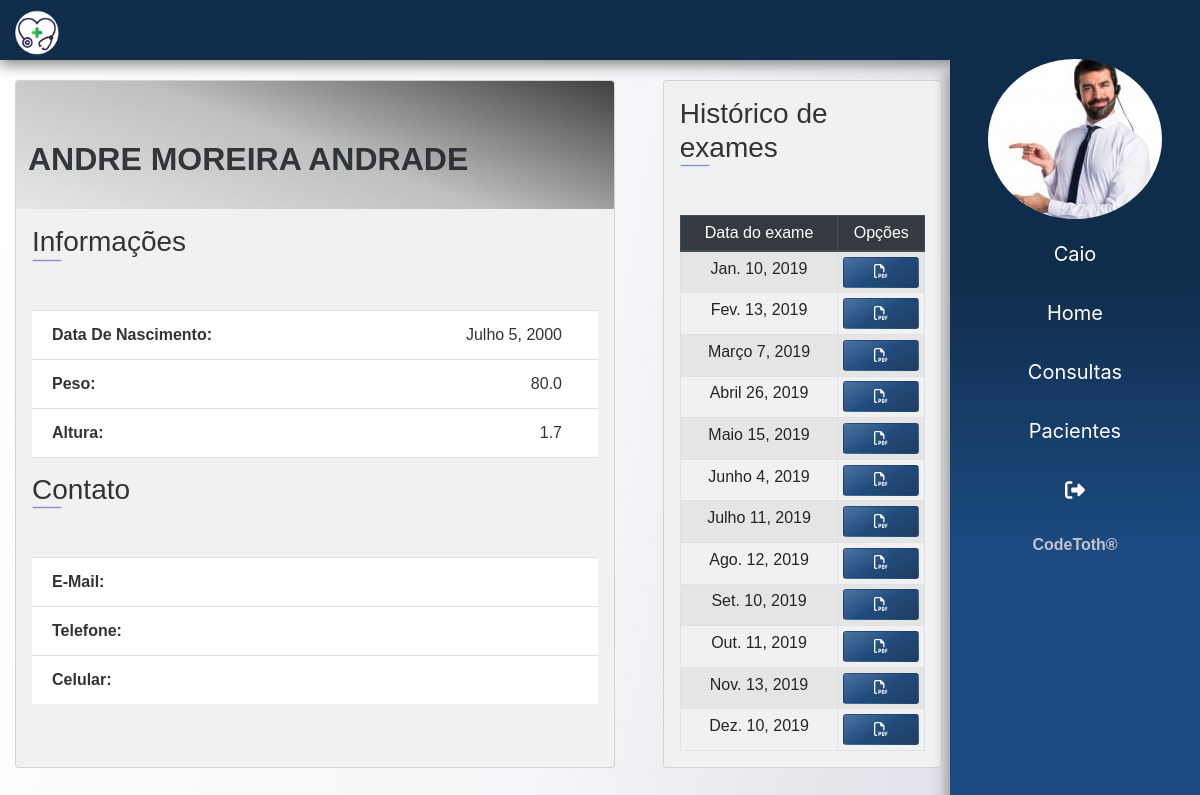
The page /pacientes/paciente/3 (signed in) on the database as committed earlier.
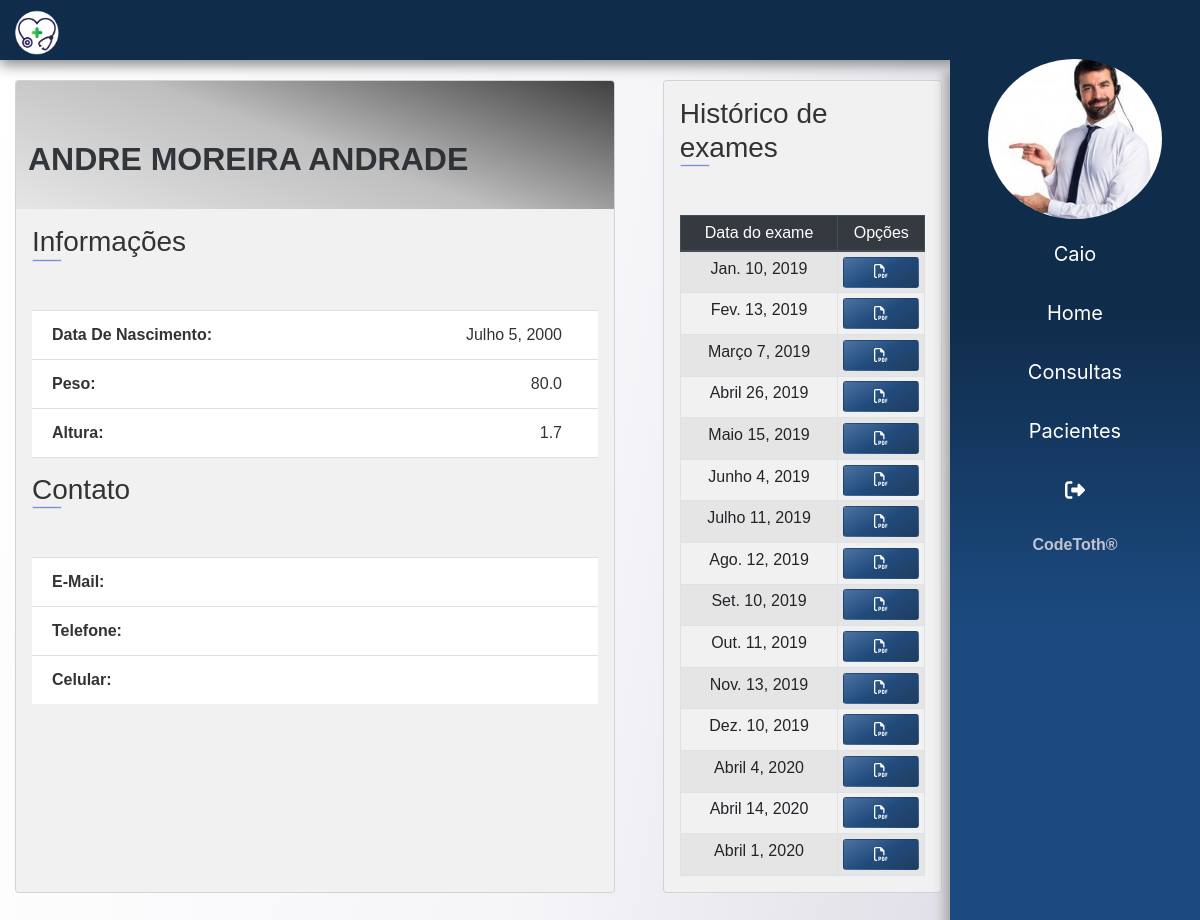
The same page on the database as committed later.
### app/atendente/models.py (models this page shows)
class Atendente(models.Model):
    usuario = models.ForeignKey(User, on_delete=models.CASCADE)
    nome = models.CharField(max_length=150)
    sexo = models.CharField(max_length=1)
    data_nascimento = models.DateField()
    cpf = models.CharField(max_length=20, unique=True)
    rg = models.CharField(max_length=20, unique=True)
    email = models.EmailField()
    foto = models.ImageField(upload_to=f'fotos/{time.time()}', blank=True)

### app/paciente/models.py (models this page shows)
class Paciente(models.Model):
    nome = models.CharField(max_length=200)
    sexo = models.CharField(max_length=1)
    data_nascimento = models.DateField()
    cpf = models.CharField(max_length=20, unique=True)
    rg = models.CharField(max_length=20, unique=True)
    carteira_convenio = models.CharField(max_length=30, unique=True)
    peso = models.FloatField()
    altura = models.FloatField()
    imc = models.CharField(max_length=100)

### app/exames/models.py (models this page shows)
class Exame_Resultado(models.Model):
    paciente = models.ForeignKey(Paciente, on_delete=models.CASCADE)
    data_exame = models.DateField()
    glicose = models.CharField(max_length=15)
    ldl = models.CharField(max_length=15)
    hdl = models.CharField(max_length=15)
    triglicerides = models.CharField(max_length=15)
    colesterol = models.CharField(max_length=15)
    pdf = models.FileField(upload_to=f'pdf/', blank=True)

### app/paciente/views.py (the view)
# urls.py: path('paciente/<int:paciente_id>', detalhe, name='det_paciente'),
@login_required(login_url='login')
def detalhe(request, paciente_id):
    paciente = get_object_or_404(Paciente, id=paciente_id)
    exames = get_list_or_404(Exame_Resultado, paciente=paciente)
    dados =  get_dados(request)
    dados['paciente'] = paciente
    dados['exames'] = exames
    return render(request, 'paciente/det_paciente.html', dados)

### templates/paciente/det_paciente.html (shortened to what this page needs)
{% extends 'base.html' %}
{% load static %}
{% block content %}
<main>
    <section class="container-fluid ">
        <div class="col-md-10 pb-5">
            <div class="row">
                <div class="card middle">
                    <div class="top-section">
                        <div class="container">
                            <div class="name">
                                <span> {{ paciente.nome}} </span>
                            </div>
                        </div>
                    </div>
                    <div class="info-section pr-3 mb-3">
                        <h3> Informações
                            <div class="border mb-5"></div>
                        </h3>
                        <ul class="list-group list-group-flush mb-3  info">
                            <li class="list-group-item">Data de Nascimento:
                                <span> {{ paciente.data_nascimento}}
                                </span>
                            </li>
                            <li class="list-group-item">Peso:
                                <span> {{ paciente.peso}}
                                </span>
                            </li>
                            <li class="list-group-item">Altura:
                                <span> {{ paciente.altura}}
                                </span>
                            </li>
                        </ul>
                        <h3> Contato
                            <div class="border mb-5"></div>
                        </h3>
                        <ul class="list-group list-group-flush info">
                            <li class="list-group-item">E-mail: </li>
                            <li class="list-group-item">Telefone:</li>
                            <li class="list-group-item">Celular: </li>
                        </ul>
                    </div>
                </div>
                <div class="card historico mx-auto">
                    <div class="info-section pr-3">
                        <h3> Histórico de exames   <div class="border mb-5"></div>
                        </h3>
                            <table class="table table-sm table-bordered table-striped text-center">
                                <thead class="thead-dark ">
                                    <tr>
                                        <th scope="col">Data do exame</th>
                                        <th scope="col">Opções</th>
                                </thead>
                                <tbody>
                                    {% for exame in exames %}
                                    <tr>
                                        <td>
                                            {{ exame.data_exame}}
                                        </td>
                                        <td>
                                            <a href="#" class="btn btn-sm btn-block btnCustom" data-toggle="modal" data-target="#exame{{exame.id}}"> <i class="far fa-file-pdf"></i></i> </a>
                                        </td>
                                    </tr>
                                    {% endfor %}
                                </tbody>
                            </table>
                    </div>
                </div>
            </div>
        </div>
    </section>
</main>
{% endblock %}

### templates/base.html (shortened to what this page needs)
{% load static %}
<!DOCTYPE html>
<html lang="pt-br">
<head>
    <link rel="stylesheet" href="{% static 'css/utils/reset.css' %}">
    <link rel="stylesheet" href="{% static 'css/utils/bootstrap.css' %}">
    <link rel="stylesheet" href="{% static 'css/utils/all.min.css' %}">
    <link rel="stylesheet" href="{% static 'css/app.css' %}">
</head>
<body>
    {% include 'partials/_menu.html' %}
    {% include 'partials/_sidebar.html' %}
    {% block content %}{% endblock %}
</body>
</html>

### templates/partials/_menu.html (shortened to what this page needs)
{% load static %}
<header class="fixed-top">
    <div class="inner-width">
        <a href="{% url 'dashboard' %}" class="logo">
            <img src="{% static  'images/logo.png' %}" alt="" srcset=""></a>
    </div>
</header>

### templates/partials/_sidebar.html (shortened to what this page needs)
{% load static %}
<div class="sidebar">
    <div class="mb-2">
        <img src="{{ usuario.foto.url }}" class="img-fluid  mx-auto d-block" alt="">
    </div>
    <ul>
        <a href="#" style="text-transform: capitalize ;"> <li> {{ request.user}} </li></a>
        <a href="{% url 'dashboard' %}"> <li>  Home </li></a>
        <a href="{% url 'conusultas' %}"> <li>  Consultas </li></a>
        <a href="{% url 'pacientes' %}"> <li>  Pacientes </li></a>
        <a href="{% url 'logout' %}"><li><i class="fas fa-sign-out-alt"></i> </li></a>
    </ul>
    <div class="text-center pb-3" style="font-weight: bolder;width: 100%;color: #C4C2CD;font-family: 'Play', sans-serif; ">
        <span>CodeToth&#174;</span>
    </div>
</div>

### static/css/app.css (style rules this page uses)
body { background-attachment: fixed; background-size: cover; background-image: linear-gradient(100deg,rgba(255, 255, 255, .5), rgba(236, 234, 241, .5), rgba(213, 211, 222, 1.5)); }
.btnCustom { background: linear-gradient(150deg, #4b73a1, #214b7c, #203d5f) ; transition: 0.1s all; color: #fff; }
.card { width: 100%; max-width: 600px; background: #f1f1f1; overflow: auto; font-family: "montserrat", sans-serif; margin-top: 5rem !important; }
.historico { -ms-flex: 0 0 33.666667%; flex: 0 0 33.666667%; max-width: 28.666667% }
.top-section { position: relative; background-image: linear-gradient(200deg,#404040, #BFBFBF, #E6E6E6); height: 8rem !important; }
.name span { text-transform: uppercase; font-weight: 600; position: absolute; bottom: 20%; left: 2%; font-size: 200%; font-weight: 900; opacity: .90; white-space: pre-line; }
.info-section { margin-top: 1rem !important; margin-left: 1rem !important; color: #333; }
.info { text-transform: capitalize; font-weight: 600; }
.info span { font-weight: 500; float: right!important; margin-right: 1rem; }
.border { width: 30px; height: 3px; background: #778beb; left: 0; bottom: -6px; }
header { height: 60px; background: #102c4b; box-shadow: 0px 5px 13px #888888; }
.inner-width { max-width: 1000px; padding: 0 10px; }
.logo { float: left; }
.logo img { height: 65px; padding: 10px 0px; }
.sidebar img { border-radius: 100% !important; height: 160px !important; }
.sidebar { right: 0; top: 3.7rem !important; bottom: 0; width: 250px; background-image: linear-gradient( #102c4b,#102c4b,#1B4A80 , #1B4A80); box-shadow: -5px 12px 10px 1px #aaaaaa; background-attachment: fixed; overflow: hidden; transition: 0.8s all; height: 100% !important; position: fixed; z-index: 1030 !important; }
.sidebar ul li { list-style: none; }
.sidebar ul li { margin-top: 5px; padding: 12px; text-decoration: none; color: rgb(255, 255, 255); width: 100%; font-size: 20px; text-align: center; display: block; transition: 0.6s all; }

Rows that differ between the two databases and show on the page:
added Exame_Resultado: data_exame "Abril 4, 2020"
added Exame_Resultado: data_exame "Abril 14, 2020"
added Exame_Resultado: data_exame "Abril 1, 2020"
